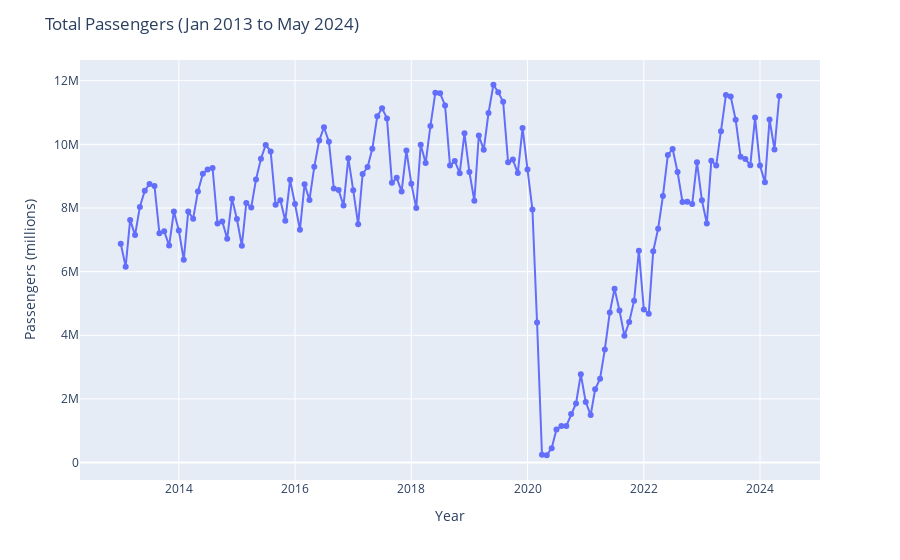

The notebook cell this image was saved under:
### Markdown cell above
We can begin by taking an overall look at total passenger volume in our dataset.

### Code cell
# total volume of passengers over the years
df_total = df.copy()
df_total = df_total[['DATE','PASSENGERS']].groupby('DATE').sum()[['PASSENGERS']].reset_index()
fig = px.line(df_total, x='DATE', y='PASSENGERS', markers=True)
fig.update_layout(
    yaxis_title="Passengers (millions)", 
    xaxis_title="Year",
    title="Total Passengers (Jan 2013 to May 2024)"
)
fig.show()

### Figure 1 — Plotly figure (JSON) as saved in the notebook; plotly's stock layout.template omitted (floating-point values rounded to 4 significant figures; data arrays with more than 128 entries replaced by an {"elided": "..."} marker saying what was removed)
{"data": [{"hovertemplate": "DATE=%{x}<br>PASSENGERS=%{y}<extra></extra>", "legendgroup": "", "line": {"color": "#636efa", "dash": "solid"}, "marker": {"symbol": "circle"}, "mode": "lines+markers", "name": "", "orientation": "v", "showlegend": false, "type": "scatter", "x": {"elided": "137 str values"}, "xaxis": "x", "y": {"elided": "137 int values"}, "yaxis": "y"}], "layout": {"legend": {"tracegroupgap": 0}, "margin": {"t": 60}, "title": {"text": "Total Passengers (Jan 2013 to May 2024)"}, "xaxis": {"anchor": "y", "domain": [0, 1], "title": {"text": "Year"}}, "yaxis": {"anchor": "x", "domain": [0, 1], "title": {"text": "Passengers (millions)"}}}}
